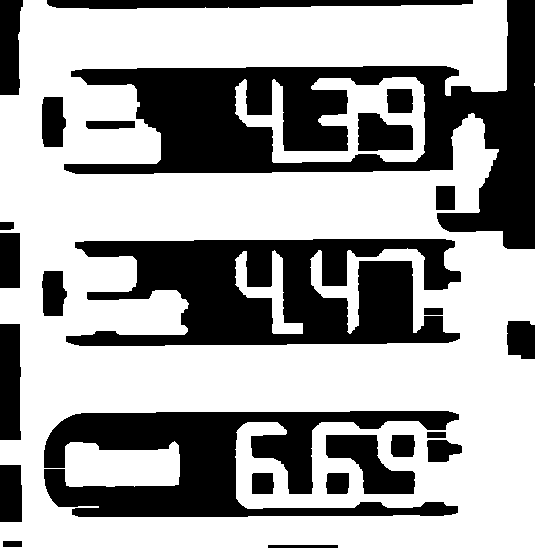
#> input picture archive/debug_imgs/debug_bw2_p0_k2.png, 535 x 548 px, given in place of out.png, which was not available
$ python extra.py out.png
#> lines starting #> are read from the running program, lines starting #| are printed output that depends on the picture; after the words box and inside, x2 and y2 are one past the last pixel; in counts of white or black regions, pixels touching at a corner belong together; pictures that were not available may be replaced by others from this repository, and a replacement may not be noted
import re
import cv2
import numpy as np
import pytesseract


def extract_price(image_path: str) -> dict:
    """
    Extract price from an image using OCR with improved bounding box detection.
    """
#> called with image_path = 'out.png'
    img = cv2.imread(image_path)
#> img is the input picture: shape (548, 535, 3); 63.4% white; 25 black regions, largest, box (x1, y1, x2, y2) and area: (64, 0, 535, 249) 36646, (66, 239, 461, 346) 27466, (44, 411, 459, 517) 22181
    if img is None:
        return {"ok": False, "error": "Could not read image."}

    h, w = img.shape[:2]
#> h = 548; w = 535

    # 1) Preprocess
    gray = cv2.cvtColor(img, cv2.COLOR_BGR2GRAY)

    # Contrast boost helps LED digits and weathered signs
    clahe = cv2.createCLAHE(clipLimit=2.0, tileGridSize=(8, 8))
    gray = clahe.apply(gray)
    gray = cv2.GaussianBlur(gray, (5, 5), 0)
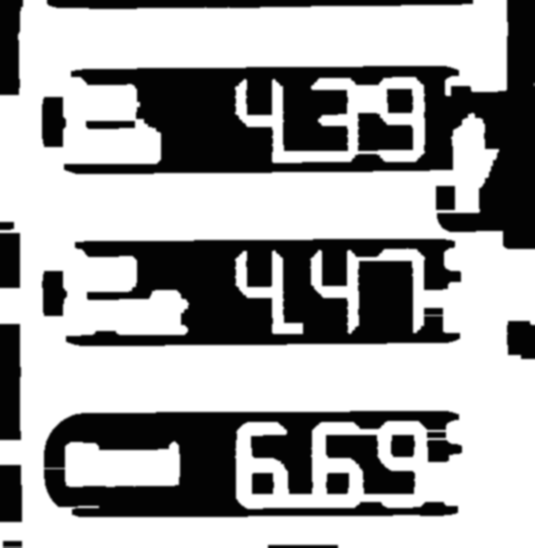
#> gray: shape (548, 535); min 2, max 255, mean 162.8

    # Save debug image
    cv2.imwrite("debug_gray.png", gray)

    # Otsu threshold
    _, bw = cv2.threshold(gray, 0, 255, cv2.THRESH_BINARY + cv2.THRESH_OTSU)
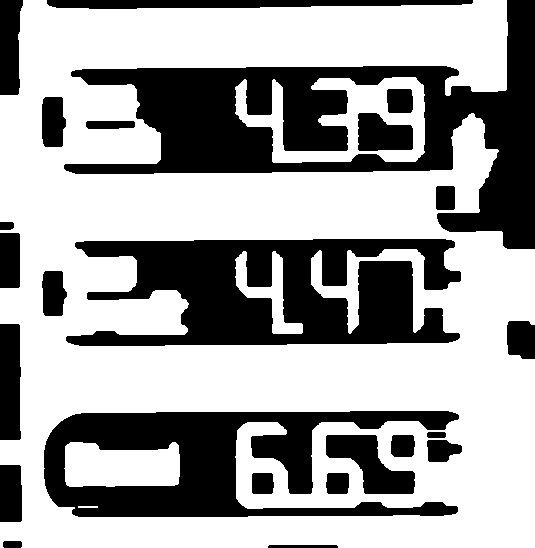
#> bw: shape (548, 535); 63.4% white; 24 black regions, largest, box (x1, y1, x2, y2) and area: (64, 0, 535, 249) 36636, (66, 239, 461, 346) 27612, (44, 411, 459, 517) 22201

    # Invert if needed (make digits white on black background)
    white = np.sum(bw == 255)
#> white = 185924
    black = np.sum(bw == 0)
#> black = 107256
    if white > black:
        print("Inverted binary image to make digits white")
        bw = cv2.bitwise_not(bw)

    cv2.imwrite("debug_bw.png", bw)

    # Try multiple morphology kernels to find the best bounding box
    best_candidates = []

    kernel_sizes = [
        (15, 5),   # Medium kernel
        (19, 6),   # Original kernel
        (25, 7),   # Larger kernel
        (11, 4),   # Smaller kernel
    ]

    for kw, kh in kernel_sizes:
        kernel = cv2.getStructuringElement(cv2.MORPH_RECT, (kw, kh))
        bw2 = cv2.morphologyEx(bw, cv2.MORPH_CLOSE, kernel, iterations=1)
        cv2.imwrite("bw2.png", bw2)
        # Find contours
        contours, _ = cv2.findContours(bw2, cv2.RETR_EXTERNAL, cv2.CHAIN_APPROX_SIMPLE)

        for c in contours:
            x, y, cw, ch = cv2.boundingRect(c)
            area = cw * ch

            # Filter by minimum area
            if area < 0.005 * (w * h):
                continue

            aspect = cw / float(ch + 1e-6)

            # Price blocks tend to be wider than tall
            if aspect < 2.0 or aspect > 15.0:
                continue

            # Calculate scores
            # 1. Size score (prefer larger boxes but not too large)
            size_ratio = area / (w * h)
            if size_ratio < 0.001 or size_ratio > 0.99:
                continue
            size_score = min(size_ratio * 100, 1.0)

            # 2. Position score (prefer center-lower region, typical for prices)
            cx, cy = x + cw / 2.0, y + ch / 2.0
            # Prefer vertical center around 60-70% of height
            vertical_pref = 1.0 - abs(cy/h - 0.65) * 2
            vertical_pref = max(0, vertical_pref)

            # Prefer horizontal center
            horizontal_pref = 1.0 - abs(cx/w - 0.5) * 2
            horizontal_pref = max(0, horizontal_pref)

            position_score = (vertical_pref + horizontal_pref) / 2.0

            # 3. Aspect ratio score (prefer moderate width)
            ideal_aspect = 6.0
            aspect_score = 1.0 - min(abs(aspect - ideal_aspect) / ideal_aspect, 1.0)

            # Combined score
            score = size_score * 3.0 + position_score * 1.5 + aspect_score * 1.0

            best_candidates.append((score, (x, y, cw, ch), (kw, kh)))
#> this loop made 4 passes
#> pass 1, in extract_price, `bw2 = cv2.morphologyEx(bw, cv2.MORPH_CLOSE, kernel, iterations=1)`:
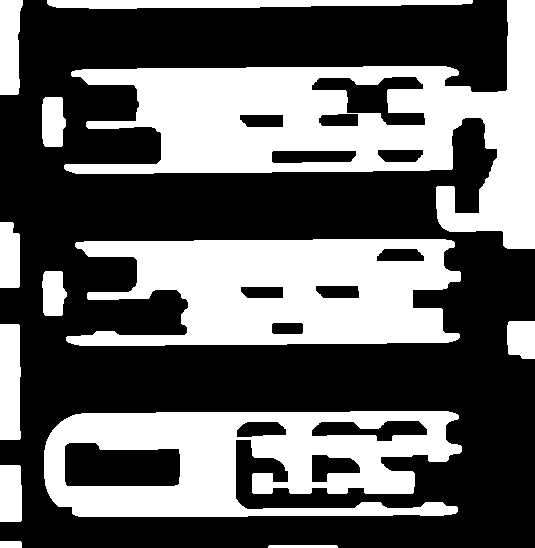
#> bw2: shape (548, 535); 38.8% white; 13 white regions, largest, box (x1, y1, x2, y2) and area: (64, 0, 535, 249) 41922, (66, 239, 461, 346) 30406, (44, 411, 462, 517) 28415
#> after the loop:
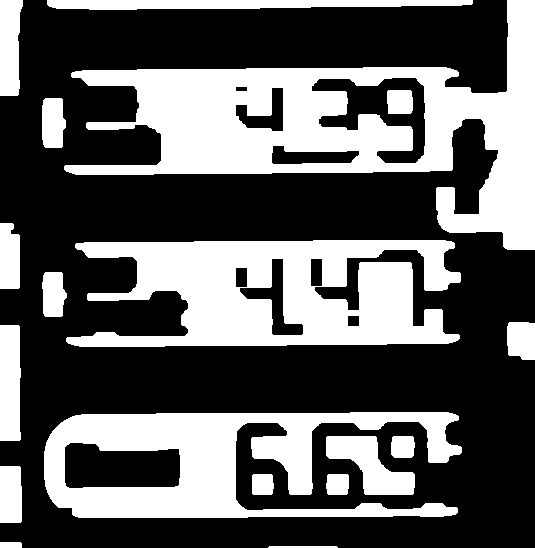
#> bw2: shape (548, 535); 37.3% white; 18 white regions, largest, box (x1, y1, x2, y2) and area: (64, 0, 535, 250) 40044, (66, 240, 461, 347) 28118, (44, 412, 462, 518) 23085
#> after the loop, best_candidates = 9 items

    if not best_candidates:
        return {"ok": False, "error": "No price block detected. Try adjusting thresholds/kernels."}

    # Sort by score and try top candidates
    best_candidates.sort(reverse=True, key=lambda t: t[0])

    # Save debug image with all candidates
    dbg = img.copy()
    for i, (score, (x, y, cw, ch), kernel_size) in enumerate(best_candidates[:5]):
        color = (0, 255, 0) if i == 0 else (255, 0, 0)
        cv2.rectangle(dbg, (x, y), (x+cw, y+ch), color, 2)
        cv2.putText(dbg, f"{score:.2f}", (x, y-5), cv2.FONT_HERSHEY_SIMPLEX, 0.5, color, 1)
#> this loop made 5 passes
#> (score, x, y, cw, ch, kernel_size, color) on passes 1 to 5: (4.93, 66, 240, 395, 107, (19, 6), (0, 255, 0)), (4.93, 66, 240, 395, 107, (11, 4), (255, 0, 0)), (4.93, 66, 239, 395, 107, (15, 5), (255, 0, 0)), (4.82, 44, 411, 418, 106, (15, 5), (255, 0, 0)), (4.82, 44, 412, 418, 106, (19, 6), (255, 0, 0))
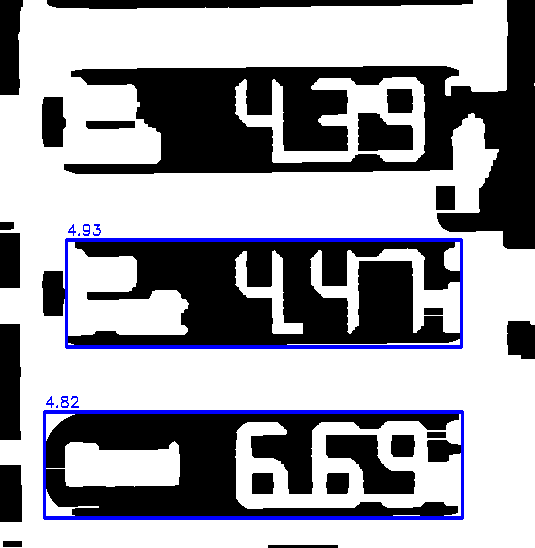
#> dbg: shape (548, 535, 3); 2.74% of pixels changed, all inside (x1, y1, x2, y2) = (43, 224, 464, 520)
    cv2.imwrite("debug_candidates.png", dbg)

    # Try OCR on top candidates until we get a valid price
    for score, (x, y, cw, ch), kernel_size in best_candidates[:5]:
        print(f"Trying candidate: score={score:.2f}, bbox=({x},{y},{cw},{ch}), kernel={kernel_size}")

        # Expand ROI slightly
        pad_x = int(0.05 * cw)
        pad_y = int(0.05 * ch)
        x0 = max(0, x - pad_x)
        y0 = max(0, y - pad_y)
        x1 = min(w, x + cw + pad_x)
        y1 = min(h, y + ch + pad_y)

        roi = img[y0:y1, x0:x1]

        if roi.size == 0:
            continue

        # Process ROI for OCR
        roi_gray = cv2.cvtColor(roi, cv2.COLOR_BGR2GRAY)
        roi_gray = cv2.GaussianBlur(roi_gray, (3, 3), 0)

        # Try multiple preprocessing approaches
        price, raw_text = ocr_price_multipass(roi_gray)

        if price is not None:
            print(f"SUCCESS: Extracted price={price}, raw_text='{raw_text}'")
            return {
                "ok": True,
                "price": price,
                "raw_text": raw_text,
                "bbox": [x0, y0, x1, y1],
                "score": score
            }
        else:
            print(f"Failed on this candidate: raw_text='{raw_text}'")
#> this loop made 1 pass
#> (score, x, y, cw, ch, kernel_size, pad_x, pad_y) on pass 1: (4.93, 66, 240, 395, 107, (19, 6), 19, 5)
#| Trying candidate: score=4.93, bbox=(66,240,395,107), kernel=(19, 6)
#> pass 1, in extract_price, `roi = img[y0:y1, x0:x1]`:
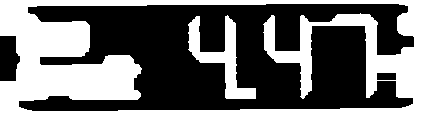
#> roi: shape (117, 433, 3); 44% white; 2 white regions, box (x1, y1, x2, y2) and area: (0, 0, 433, 117) 20500, (188, 15, 256, 99) 1803
#> pass 1, in extract_price, `roi_gray = cv2.GaussianBlur(roi_gray, (3, 3), 0)`:
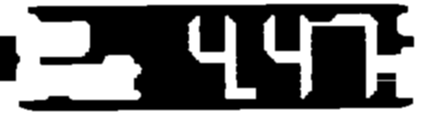
#> roi_gray: shape (117, 433); min 0, max 255, mean 112.3

    # If all candidates failed
    return {
        "ok": False,
        "error": "OCR failed on all candidate regions",
        "tried_boxes": len(best_candidates)
    }


def ocr_price_multipass(roi_gray):
    """
    Try OCR with multiple preprocessing methods.
    Returns (price, raw_text) or (None, None).
    """
    config = r'--oem 3 --psm 7 -c tessedit_char_whitelist=0123456789.'

    preprocessing_methods = [
        # Method 1: Otsu threshold
        lambda img: cv2.threshold(img, 0, 255, cv2.THRESH_BINARY + cv2.THRESH_OTSU)[1],
        # Method 2: Otsu threshold inverted
        lambda img: cv2.bitwise_not(cv2.threshold(img, 0, 255, cv2.THRESH_BINARY + cv2.THRESH_OTSU)[1]),
        # Method 3: Adaptive threshold
        lambda img: cv2.adaptiveThreshold(img, 255, cv2.ADAPTIVE_THRESH_GAUSSIAN_C, cv2.THRESH_BINARY, 11, 2),
        # Method 4: Adaptive threshold inverted
        lambda img: cv2.bitwise_not(cv2.adaptiveThreshold(img, 255, cv2.ADAPTIVE_THRESH_GAUSSIAN_C, cv2.THRESH_BINARY, 11, 2)),
        # Method 5: Simple threshold at 127
        lambda img: cv2.threshold(img, 127, 255, cv2.THRESH_BINARY)[1],
        # Method 6: Simple threshold inverted
        lambda img: cv2.bitwise_not(cv2.threshold(img, 127, 255, cv2.THRESH_BINARY)[1]),
    ]

    for i, method in enumerate(preprocessing_methods):
        try:
            processed = method(roi_gray)
            cv2.imwrite(f"debug_roi_method_{i}.png", processed)

#> (the run stopped early here; a loop or call above may not have finished)
